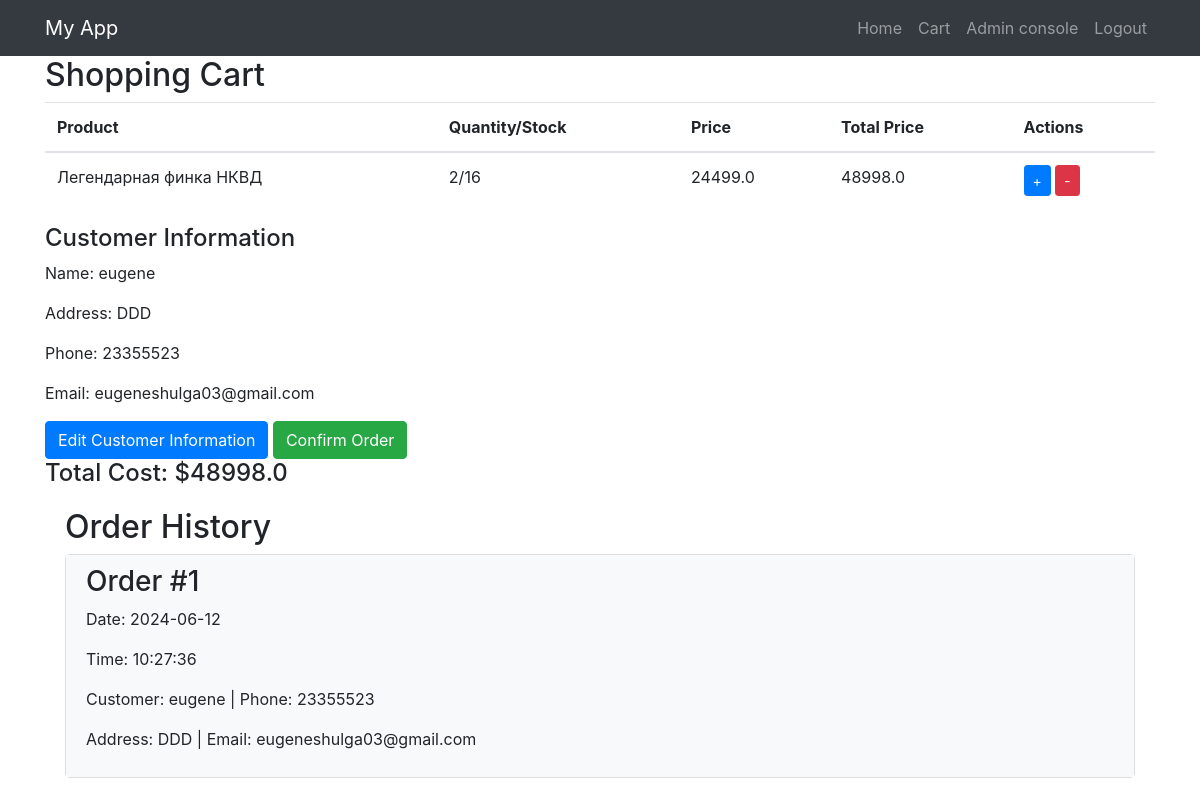
Page /cart (signed in) on the committed database.
### tables this page shows
CREATE TABLE OrderItem (
        order_id INTEGER,
        product_id INTEGER,
        quantity INTEGER NOT NULL,
        price REAL NOT NULL,
        FOREIGN KEY (order_id) REFERENCES "Order"(id),
        FOREIGN KEY (product_id) REFERENCES Product(id),
        PRIMARY KEY (order_id, product_id)
    );

CREATE TABLE Product (
        id INTEGER PRIMARY KEY AUTOINCREMENT,
        name TEXT NOT NULL,
        category_id INTEGER,
        price REAL NOT NULL,
        quantity INTEGER NOT NULL,
        image TEXT,
        FOREIGN KEY (category_id) REFERENCES Category(id)
    );

CREATE TABLE Customer (
        id INTEGER PRIMARY KEY AUTOINCREMENT,
        name TEXT NOT NULL,
        address TEXT,
        phone TEXT,
        email TEXT,
        username TEXT UNIQUE,
        password TEXT
    );

### app.py (the view, shortened to what this page needs)
@app.route('/cart', methods=['GET', 'POST'])
@login_required
def cart():
    customer_id = current_user.id
    customer_info = Customer.get_by_id(customer_id)
    current_order = Order.get_cart(customer_id)
    order_history = Order.get_order_history(customer_id)
    for order in order_history:
        order_date_time = datetime.strptime(order['date'], "%Y-%m-%d %H:%M:%S")
        order['date'] = order_date_time.date()
        order['time'] = order_date_time.time()
    with get_db_connection() as conn:
        cursor = conn.cursor()
        cursor.execute('''
            SELECT p.name, oi.quantity, oi.price, (oi.quantity * oi.price) as total_price, p.quantity as available_quantity, p.id
            FROM OrderItem oi
            JOIN Product p ON oi.product_id = p.id
            JOIN "Order" o ON oi.order_id = o.id
            WHERE o.customer_id = ? AND o.date IS NULL
        ''', (customer_id,))
        cart_items = cursor.fetchall()
    total_cost = sum(item[3] for item in cart_items) if cart_items else 0
    return render_template('cart.html', customer=customer_info, current_order=current_order, order_history=order_history, cart_items=cart_items, total_cost=total_cost)

### app.py (called while the page is built)
@login_manager.user_loader
def load_user(user_id):
    return User.get_by_id(user_id)

### models.py (called while the page is built)
def get_db_connection():
    return sqlite3.connect(DATABASE)

    @property
    def is_authenticated(self):
        return True

    @staticmethod
    def get_by_id(user_id):
        with get_db_connection() as conn:
            cursor = conn.cursor()
            cursor.execute('SELECT * FROM User WHERE id = ?', (user_id,))
            user_data = cursor.fetchone()
            if user_data:
                return User(*user_data)
            else:
                return None

    @staticmethod
    def get_by_id(id):
        with get_db_connection() as conn:
            cursor = conn.cursor()
            cursor.execute('SELECT * FROM Customer WHERE id = ?', (id,))
            return cursor.fetchone()

    @staticmethod
    def get_cart(customer_id):
        with get_db_connection() as conn:
            cursor = conn.cursor()
            cursor.execute('SELECT * FROM "Order" WHERE customer_id = ? AND date IS NULL', (customer_id,))
            order_data = cursor.fetchone()
            if order_data:
                return Order(*order_data)
            else:
                return None

### templates/cart.html (shortened to what this page needs)
{% extends 'base.html' %}
{% block content %}
<html lang="en">
<head>
    <link href="https://stackpath.bootstrapcdn.com/bootstrap/4.5.2/css/bootstrap.min.css" rel="stylesheet">
</head>
<body>
<div class="container">
    <h2>Shopping Cart</h2>
    <div class="table-responsive">
        <table class="table">
            <thead>
                <tr>
                    <th scope="col">Product</th>
                    <th scope="col">Quantity/Stock</th>
                    <th scope="col">Price</th>
                    <th scope="col">Total Price</th>
                    <th scope="col">Actions</th>
                </tr>
            </thead>
            <tbody id="cart-items">
                {% for item in cart_items %}
                <tr>
                    <td>{{ item[0] }}</td>
                    <td>{{ item[1] }}/{{ item[4] }}</td>
                    <td>{{ item[2] }}</td>
                    <td>{{ item[3] }}</td>
                    <td>
                        <button class="btn btn-primary btn-sm increase-quantity" data-product-id="{{ item[5] }}">+</button>
                        <button class="btn btn-danger btn-sm decrease-quantity" data-product-id="{{ item[5] }}">-</button>
                    </td>
                </tr>
                {% endfor %}
            </tbody>
        </table>
    </div>
    <h4>Customer Information</h4>
    <p>Name: {{ customer[1] }}</p>
    <p>Address: {{ customer[2] }}</p>
    <p>Phone: {{ customer[3] }}</p>
    <p>Email: {{ customer[4] }}</p>
    <button type="button" class="btn btn-primary" id="editCustomerButton" data-toggle="modal" data-target="#editCustomerModal">Edit Customer Information</button>
    <button type="button" class="btn btn-success" id="confirmOrderButton" data-toggle="modal" data-target="#confirmOrderModal">Confirm Order</button>
    <h4>Total Cost: ${{ total_cost }}</h4>
    <div class="order-history">
        <h2>Order History</h2>
        {% for order in order_history %}
        <div class="order-card">
            <div class="order-header" data-toggle="collapse" data-target="#orderDetails{{ order['order_id'] }}">
                <h3>Order #{{ order['order_id'] }}</h3>
                <p>Date: {{ order['date'] }}</p>
                <p>Time: {{ order['time'] }}</p>
                <p>Customer: {{ order['customer_name'] }} | Phone: {{ order['customer_phone'] }}</p>
                <p>Address: {{ order['customer_address'] }} | Email: {{ order['customer_email'] }}</p>
            </div>
        </div>
        {% endfor %}
    </div>
</div>
</body>
</html>
{% endblock %}

### templates/cart.html (style rules this page uses)
.order-history { margin: 20px; }
.order-card { border: 1px solid #ddd; border-radius: 5px; margin-bottom: 20px; transition: all 0.3s ease; }
.order-header { background-color: #f8f9fa; padding: 10px 20px; cursor: pointer; }

### rows in the picture
OrderItem: name "Легендарная финка НКВД", quantity "2", quantity "16", price "24499.0", item "48998.0"
Customer: name "eugene", address "DDD", phone "23355523", email "eugeneshulga03@gmail.com", order_id "1", date "2024-06-12", time "10:27:36", customer_name "eugene", customer_phone "23355523", customer_address "DDD", customer_email "eugeneshulga03@gmail.com"

### other values in the picture
{{ total_cost }} "48998.0"
